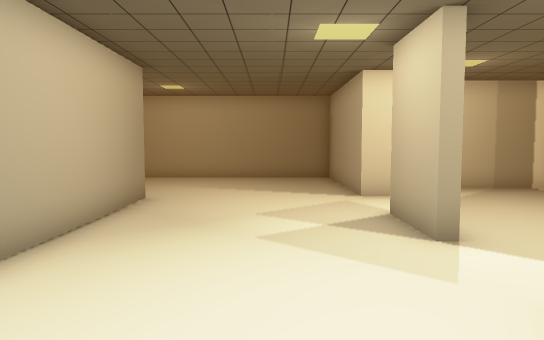
[1] (above)

19 first-person views from a walk through a scene from a Unity 3-D project. The camera is 1.5 m above the floor, tilts 4° down and sees 70° across. The floor is counted in squares, 1 m on a side. Each view is taken from the middle of a square. On the plan, view 1 faces up. The plan holds only what a view shows up to about 17 squares ahead; the rest is blank.

[2]
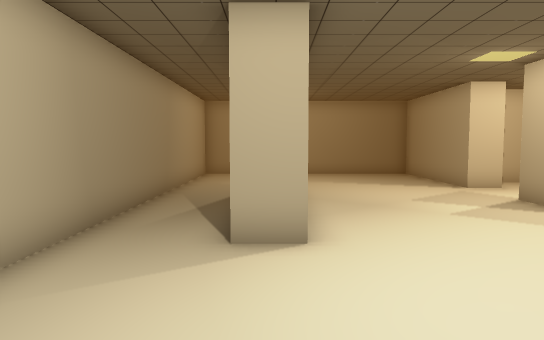

[3]
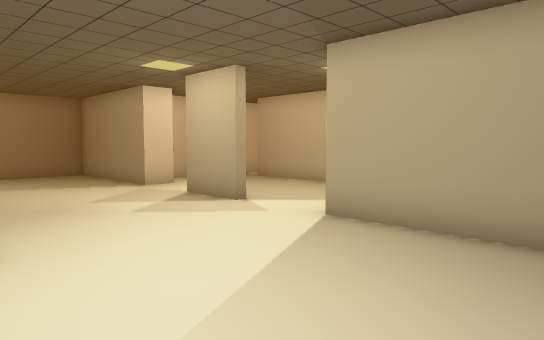

[4]
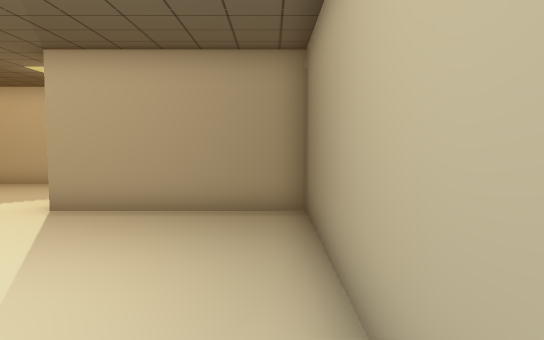

[5]
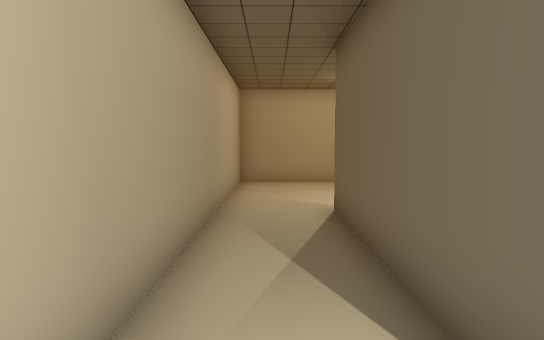

[6]
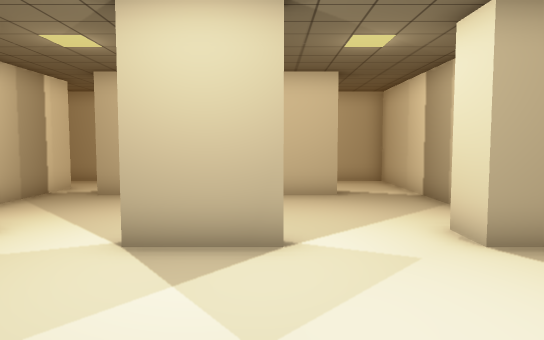

[7]
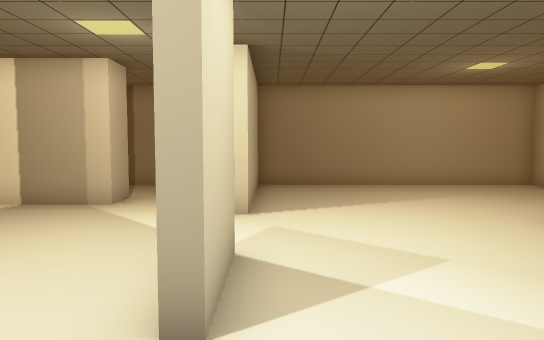

[8]
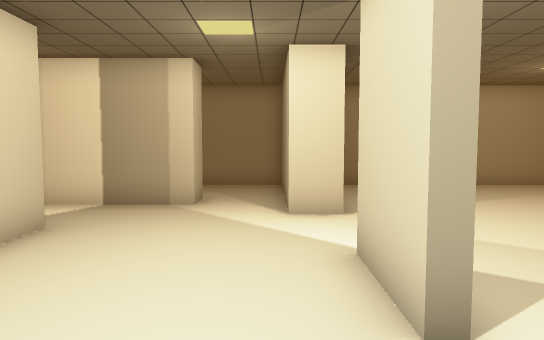

[9]
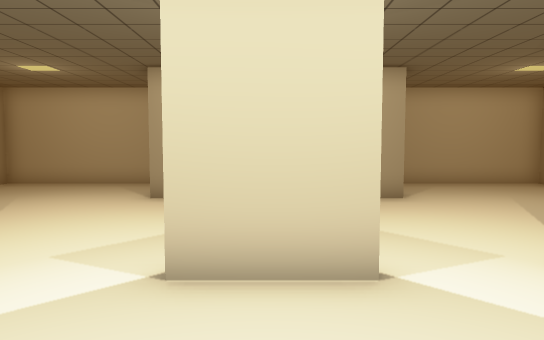

[10]
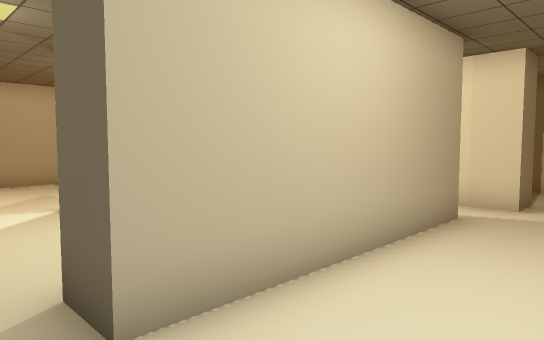

[11]
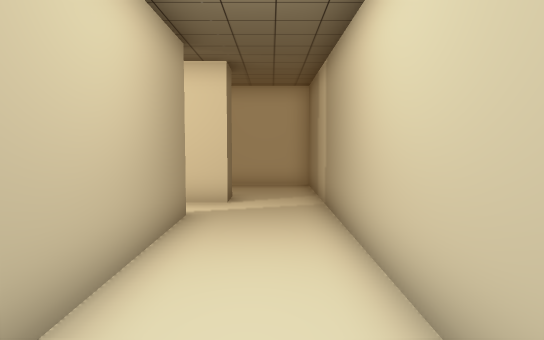

[12]
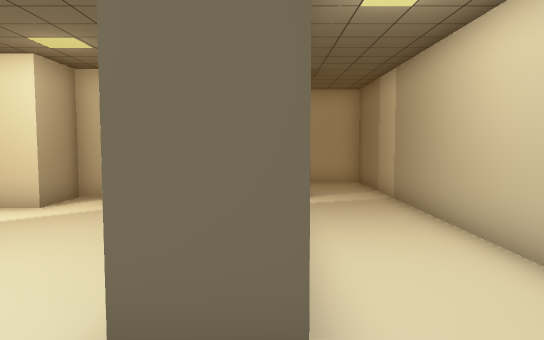

[13]
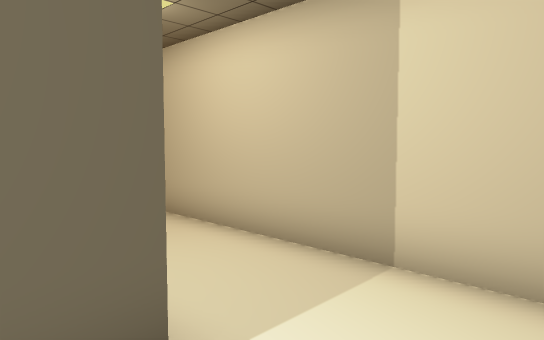

[14]
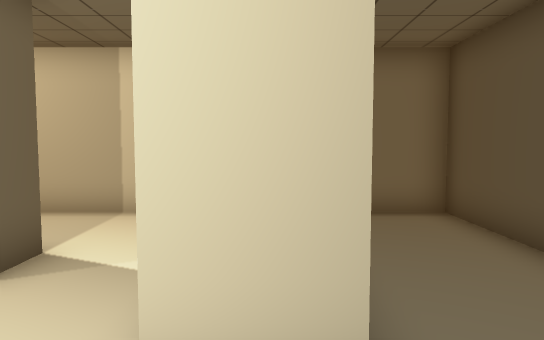

[15]
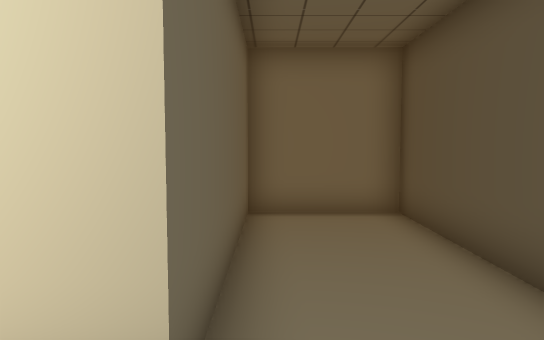

[16]
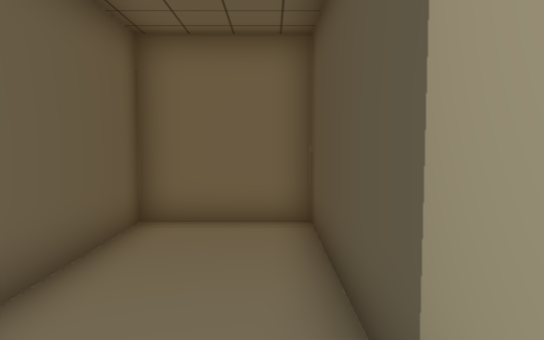

[17]
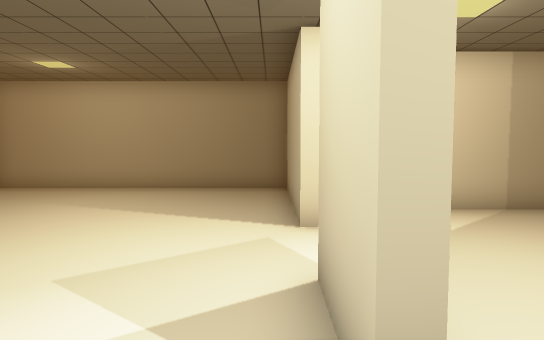

[18]
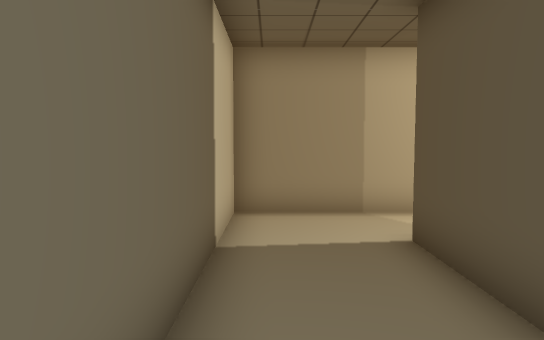

[19]
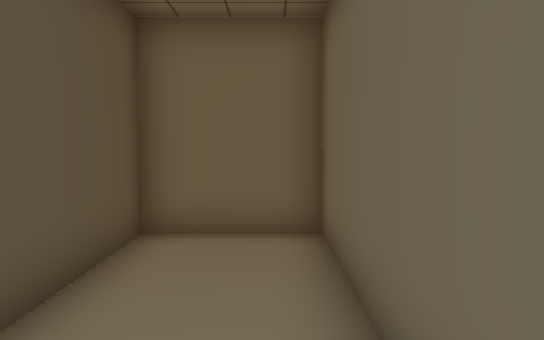

### Floor plan
Points are (right, up) in squares from view 1. A wall is a line through its corners. A room is listed if a view was taken in it or the views show most of it. See-through windows are left out.
Room 1 (views 1, 2, 3, 4, 5, 6, 7, 8, 9, 17)
walls: (2.5, 5.8) (2.5, 8.2); (2.9, 8.2) (2.9, 5.8); (-3.5, 10.6) (-3.5, 3.7) (-4.6, 3.7) (-4.6, 10.6); (5.9, 1.7) (7.6, 1.7); (8.1, 4.1) (8.1, 11); (7.4, 12.7) (3.7, 12.7) (3.7, 10.9) (2.5, 10.9) (2.5, 16.8) (-7.2, 16.8) (-7.2, -2.7) (2.5, -2.7) (2.5, 2.9) (3.7, 2.9) (3.7, 1.5)
ways out: opening at (8.5, 2.5) to room 2; opening at (8.5, 12) to room 2; opening at (4.5, 1) to room 3
Room 2 (views 10, 11, 12, 13, 18, 19)
walls: (9.2, 11.1) (9.2, 4.1) (8.1, 4.1); (7.6, 1.7) (12.3, 1.7) (12.3, 16.8) (3.7, 16.8) (3.7, 13.8) (9.9, 13.8) (9.9, 12.7) (7.4, 12.7)
ways out: opening at (8.5, 2.5) to room 1; opening at (8.5, 12) to room 1
Room 3 (views 14, 15, 16)
walls: (3.6, -2.7) (12.3, -2.7) (12.3, 0.5) (5.9, 0.5) (5.9, 1.7); (3.7, 1.5) (3.7, -2.4)
ways out: opening at (4.5, 1) to room 1

Positions as (right, up) in squares from view 1, and headings:
1: (0, 0), facing up
2: (-4, -2), facing up
3: (-4, -2), facing up-right
4: (-6, -2), facing right
5: (-6, 2), facing up
6: (-3, 6), facing right
7: (2, 11), facing down
8: (4, 11), facing down
9: (7, 7), facing left
10: (12, 3), facing up-left
11: (11, 3), facing up
12: (9, 2), facing up
13: (8, 2), facing up-right
14: (4, 1), facing right
15: (4, 0), facing right
16: (5, -2), facing right
17: (2, 4), facing up
18: (4, 16), facing right
19: (10, 16), facing left
